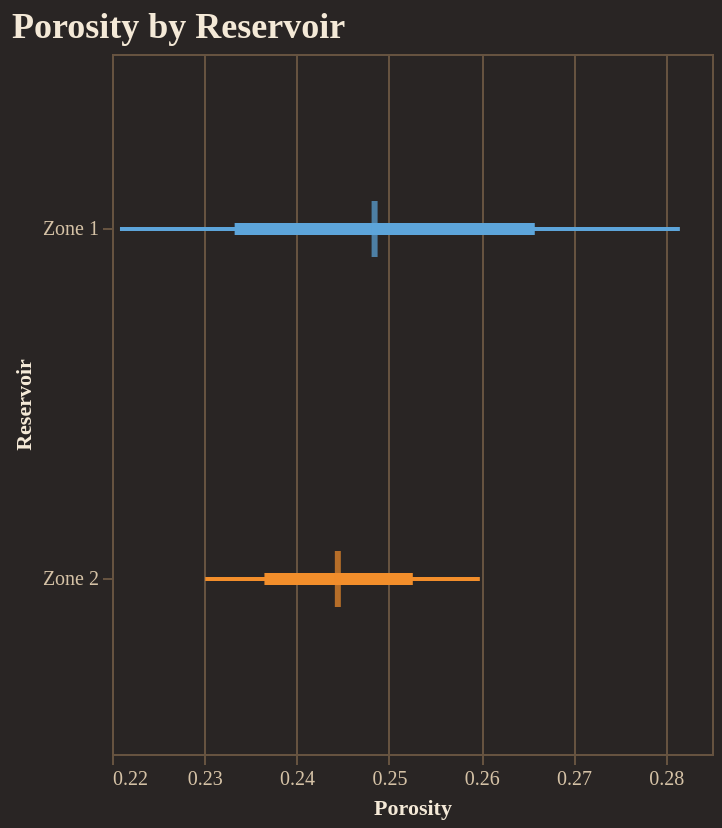

This figure's notebook cell:
### Code cell
fig = reporter.plotter.forest_plot(
    "Porosity", 
    backend=PLOTTING_BACKEND
)
fig.show()

### Figure 1 — Vega-Lite specification as saved in the notebook (floating-point values rounded to 4 significant figures)
{"config": {"background": "#292524", "view": {"fill": "#292524", "stroke": "#665340"}, "title": {"color": "#f4e9d7", "font": "Merriweather", "fontSize": 18, "fontWeight": 600, "subtitleColor": "#d5c2a6", "anchor": "start"}, "axis": {"domainColor": "#665340", "gridColor": "#665340", "tickColor": "#665340", "labelColor": "#d5c2a6", "titleColor": "#f4e9d7", "labelFont": "Merriweather", "titleFont": "Merriweather"}, "legend": {"titleColor": "#f4e9d7", "labelColor": "#d5c2a6", "labelFont": "Merriweather", "titleFont": "Merriweather", "orient": "top-right", "symbolType": "circle"}, "header": {"labelColor": "#d5c2a6", "titleColor": "#f4e9d7", "labelFont": "Merriweather", "titleFont": "Merriweather"}, "mark": {"color": "#c78d3b"}, "line": {"color": "#c78d3b"}, "bar": {"color": "#c78d3b"}, "point": {"color": "#ddb06d"}, "area": {"color": "#c78d3b", "opacity": 0.35}, "text": {"color": "#f4e9d7", "font": "Merriweather"}, "range": {"category": ["#5DA5DA", "#F28E2B", "#59C36A", "#E15759", "#B07AA1", "#4ECDC4", "#FF9DA7", "#EDC948"]}}, "layer": [{"mark": {"type": "rule", "strokeWidth": 2}, "encoding": {"color": {"field": "group", "legend": null, "type": "nominal"}, "x": {"field": "p10", "scale": {"zero": false}, "title": "Porosity", "type": "quantitative"}, "x2": {"field": "p90"}, "y": {"field": "group", "sort": ["Zone 1", "Zone 2"], "title": "Reservoir", "type": "nominal"}}}, {"mark": {"type": "rule", "strokeWidth": 6}, "encoding": {"color": {"field": "group", "legend": null, "type": "nominal"}, "x": {"field": "p25", "scale": {"zero": false}, "title": "Porosity", "type": "quantitative"}, "x2": {"field": "p75"}, "y": {"field": "group", "sort": ["Zone 1", "Zone 2"], "title": "Reservoir", "type": "nominal"}}}, {"mark": {"type": "tick", "color": "black", "size": 28, "thickness": 3}, "encoding": {"color": {"field": "group", "legend": null, "type": "nominal"}, "tooltip": [{"field": "group", "title": "Group", "type": "nominal"}, {"field": "p10", "title": "P10", "type": "quantitative"}, {"field": "p25", "title": "P25", "type": "quantitative"}, {"field": "median", "title": "Median", "type": "quantitative"}, {"field": "p75", "title": "P75", "type": "quantitative"}, {"field": "p90", "title": "P90", "type": "quantitative"}], "x": {"field": "median", "scale": {"zero": false}, "title": "Porosity", "type": "quantitative"}, "y": {"field": "group", "sort": ["Zone 1", "Zone 2"], "title": "Reservoir", "type": "nominal"}}}], "data": {"name": "data-03cf11948d4d2752145edde56892a71f"}, "height": 350, "title": "Porosity by Reservoir", "width": "container", "$schema": "https://vega.github.io/schema/vega-lite/v5.20.1.json", "datasets": {"data-03cf11948d4d2752145edde56892a71f": [{"group": "Zone 1", "p10": 0.2209, "p25": 0.2333, "median": 0.2484, "p75": 0.2658, "p90": 0.2815}, {"group": "Zone 2", "p10": 0.2301, "p25": 0.2365, "median": 0.2445, "p75": 0.2526, "p90": 0.2598}]}}
